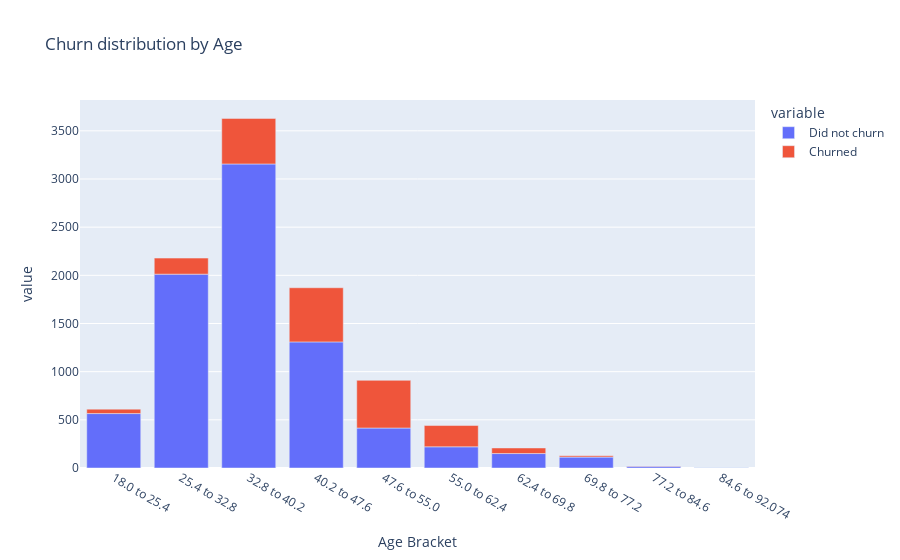

The cell this chart's notebook holds for it:
### Code cell
fig = px.bar(pd.DataFrame({'Age Bracket': [f'{bin.left} to {bin.right}' for bin in df.groupby(pd.cut(df['Age'], bins=10, right=False), observed=True).size().index.to_list()],
                    'Did not churn': df.groupby(pd.cut(df['Age'], bins=10), observed=True).size() - df.groupby(pd.cut(df['Age'], bins=10), observed=True).sum()['Exited'],
                    'Churned': df.groupby(pd.cut(df['Age'], bins=10), observed=True).sum()['Exited']}), 
             x='Age Bracket',
             y=['Did not churn', 'Churned'], 
             title='Churn distribution by Age')
fig.show()

### Figure 1 — Plotly figure (JSON) as saved in the notebook; plotly's stock layout.template omitted (floating-point values rounded to 4 significant figures)
{"data": [{"alignmentgroup": "True", "hovertemplate": "variable=Did not churn<br>Age Bracket=%{x}<br>value=%{y}<extra></extra>", "legendgroup": "Did not churn", "marker": {"color": "#636efa", "pattern": {"shape": ""}}, "name": "Did not churn", "offsetgroup": "Did not churn", "orientation": "v", "showlegend": true, "textposition": "auto", "type": "bar", "x": ["18.0 to 25.4", "25.4 to 32.8", "32.8 to 40.2", "40.2 to 47.6", "47.6 to 55.0", "55.0 to 62.4", "62.4 to 69.8", "69.8 to 77.2", "77.2 to 84.6", "84.6 to 92.074"], "xaxis": "x", "y": [565, 2012, 3156, 1309, 415, 220, 150, 113, 19, 4], "yaxis": "y"}, {"alignmentgroup": "True", "hovertemplate": "variable=Churned<br>Age Bracket=%{x}<br>value=%{y}<extra></extra>", "legendgroup": "Churned", "marker": {"color": "#EF553B", "pattern": {"shape": ""}}, "name": "Churned", "offsetgroup": "Churned", "orientation": "v", "showlegend": true, "textposition": "auto", "type": "bar", "x": ["18.0 to 25.4", "25.4 to 32.8", "32.8 to 40.2", "40.2 to 47.6", "47.6 to 55.0", "55.0 to 62.4", "62.4 to 69.8", "69.8 to 77.2", "77.2 to 84.6", "84.6 to 92.074"], "xaxis": "x", "y": [46, 167, 473, 562, 495, 221, 58, 14, 1, 0], "yaxis": "y"}], "layout": {"barmode": "relative", "legend": {"title": {"text": "variable"}, "tracegroupgap": 0}, "title": {"text": "Churn distribution by Age"}, "xaxis": {"anchor": "y", "domain": [0, 1], "title": {"text": "Age Bracket"}}, "yaxis": {"anchor": "x", "domain": [0, 1], "title": {"text": "value"}}}}
